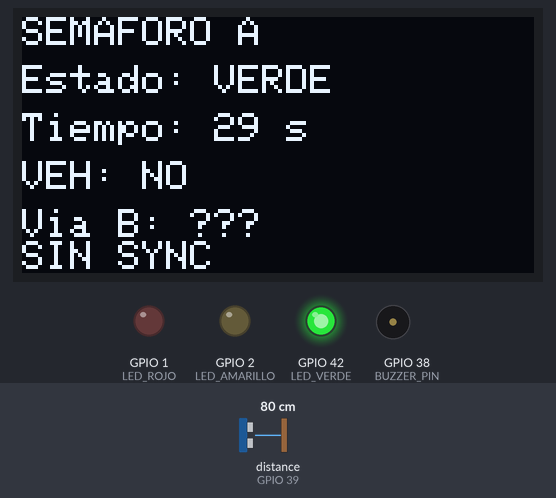
Bench run of a sketch on a simulated ESP32-S3. Parts: 128×64 one-colour display, output pins drawn as LEDs (lit = HIGH), buzzer (waves = sounding). Wiring (inferred from the names in the program): ultrasonic range finder: trigger GPIO 40; echo GPIO 39. The inputs (shaded band) are chosen by the test bench; at power-on: distance to the obstacle (sensor on GPIO 39) 80 cm. The echo pulse lasts 58.3 µs per cm; pins used as bus, display or sensor lines are not drawn; what the sketch prints to the serial monitor is not drawn.

Above: at 2.7 s.
2.8 s: distance to the obstacle (sensor on GPIO 39) set to 8 cm
5.0 s: distance to the obstacle (sensor on GPIO 39) set to 5 cm
At 6.1 s:
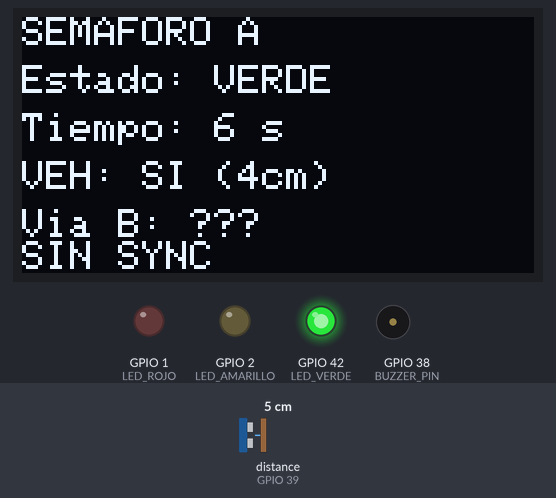
10.0 s: distance to the obstacle (sensor on GPIO 39) set to 18 cm
At 12.91 s:
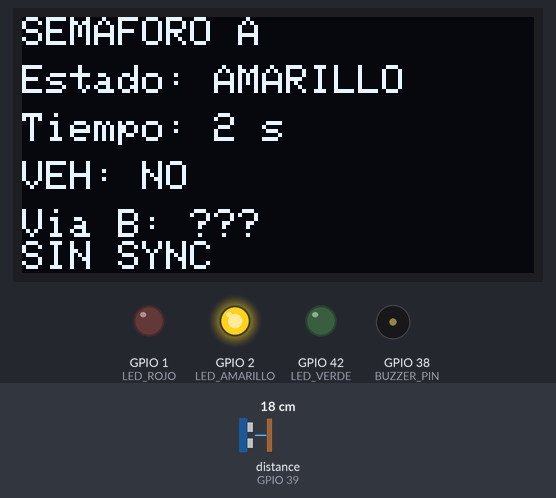
13.0 s: distance to the obstacle (sensor on GPIO 39) set to 2 cm
At 14.3 s:
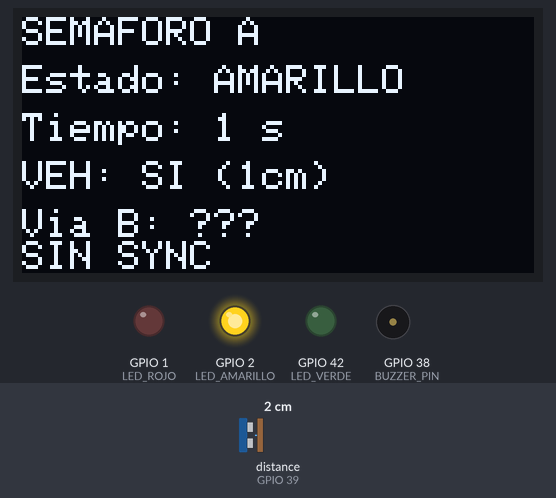
16.0 s: distance to the obstacle (sensor on GPIO 39) set to 9 cm
At 17.5 s:
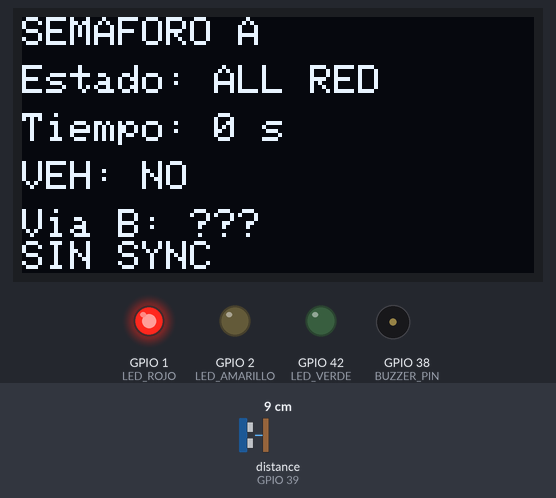
Timing chart, 0 to 19.0 s (numbered marks = the images above; inputs shaded):
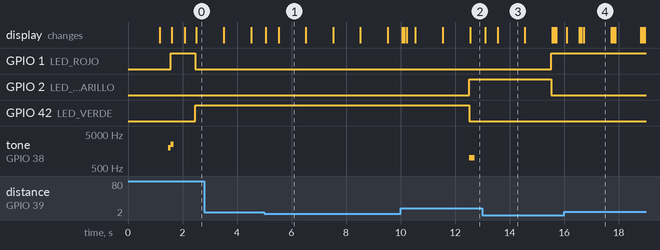

The sketch:

traffic_A.ino
```cpp
/*
 * SEMAFORO_A - Sistema de Control Semafórico Inteligente
 * ESP32-S3 con ESP-NOW, HC-SR04, OLED y LEDs
 * Universidad Militar Nueva Granada - Bluetooth y NOW
 *
 * Este código controla el SEMAFORO A en una intersección de dos vías.
 * Comunicación con SEMAFORO B mediante ESP-NOW para sincronización.
 *
 * HARDWARE:
 * - ESP32-S3
 * - 3 LEDs (Rojo, Amarillo, Verde) con resistencias 220Ω
 * - Sensor ultrasónico HC-SR04
 * - Pantalla OLED I2C 128x64 (SSD1306)
 * - Buzzer opcional
 *
 * LIBRERÍAS REQUERIDAS:
 * - Adafruit_SSD1306
 * - Adafruit_GFX
 * - esp_now.h (incluida en ESP32 core) la que tien la raya encima
 * com 26
 */

#include <WiFi.h>
#include <esp_now.h>
#include <Wire.h>
#include <Adafruit_GFX.h>
#include <Adafruit_SSD1306.h>

// ==================== CONFIGURACIÓN DE PINES ====================
// Pines disponibles: 1,2,42,40,39,38,37,36,35,48,47,21
#define LED_ROJO      1
#define LED_AMARILLO  2
#define LED_VERDE     42

#define TRIG_PIN      40
#define ECHO_PIN      39

#define BUZZER_PIN    38  // Opcional

#define OLED_SDA      21
#define OLED_SCL      47
#define SCREEN_WIDTH  128
#define SCREEN_HEIGHT 64
#define OLED_RESET    -1

// ==================== IDENTIFICACIÓN ====================
#define DEVICE_ID     1   // 1 = SEMAFORO_A, 2 = SEMAFORO_B

// MAC del peer (SEMAFORO_B) - MANUAL
uint8_t peerMAC[6] = {0x50, 0x78, 0x7D, 0x15, 0xB3, 0x84}  ; // MAC de ESP32-B

// ==================== PARÁMETROS DEL SISTEMA ====================
#define GREEN_NORMAL        10000  // 10 segundos en verde (modo prioridad)
#define GREEN_NO_CAR        30000  // 30 segundos en verde (sin carros)
#define YELLOW_DURATION     3000   // 3 segundos en amarillo
#define ALL_RED_DURATION    1000   // 1 segundo con ambos en rojo (seguridad)
#define MAX_GREEN           20000  // Máximo tiempo en verde (modo adaptativo)
#define EXTEND_STEP         3000   // Incremento por detección (3 s)

#define DETECTION_THRESHOLD_CM  5     // Distancia para detectar vehículo (cm)
#define DETECTION_PERSIST_MS    500   // Ventana de detección tras lectura válida
#define BROADCAST_INTERVAL      200   // Intervalo de envío ESP-NOW (ms)
#define PEER_TIMEOUT            2000  // Tiempo sin mensajes para modo seguro

// ==================== ESTADOS DEL SEMÁFORO ====================
enum TrafficState {
  STATE_ALL_RED = 0,
  STATE_GREEN = 1,
  STATE_YELLOW = 2,
  STATE_RED = 3,
  STATE_WAIT = 4
};

// ==================== ESTRUCTURA DE MENSAJE ESP-NOW ====================
struct __attribute__((packed)) TrafficMsg {
  uint8_t sender_id;      // ID del emisor (1 o 2)
  uint8_t seq;            // Contador de secuencia
  uint8_t state;          // Estado actual (0-4)
  uint8_t request;        // Solicitud de prioridad (0=no, 1=sí)
  uint16_t distance_cm;   // Distancia medida en cm
  uint32_t timestamp_ms;  // Tiempo local en ms
};

// ==================== VARIABLES GLOBALES ====================
Adafruit_SSD1306 display(SCREEN_WIDTH, SCREEN_HEIGHT, &Wire, OLED_RESET);

TrafficState currentState = STATE_ALL_RED;
TrafficState remoteState = STATE_ALL_RED;

unsigned long stateStartTime = 0;
unsigned long lastBroadcast = 0;
unsigned long lastRemoteMsg = 0;
unsigned long lastDetectionTime = 0;

uint16_t currentDistance = 9999;
bool vehicleDetected = false;
bool requestPriority = false;
bool remoteRequestPriority = false;
uint16_t remoteDistance = 9999;

uint8_t messageSeq = 0;
uint8_t remoteSeq = 0;

int greenDuration = GREEN_NORMAL;
int cycleCount = 0;
int priorityCount = 0;

// ==================== FUNCIONES DE LED ====================
void setLEDs(bool red, bool yellow, bool green) {
  digitalWrite(LED_ROJO, red ? HIGH : LOW);
  digitalWrite(LED_AMARILLO, yellow ? HIGH : LOW);
  digitalWrite(LED_VERDE, green ? HIGH : LOW);
}

void updateLEDsForState() {
  switch(currentState) {
    case STATE_ALL_RED:
      setLEDs(true, false, false);
      break;
    case STATE_GREEN:
      setLEDs(false, false, true);
      break;
    case STATE_YELLOW:
      setLEDs(false, true, false);
      break;
    case STATE_RED:
      setLEDs(true, false, false);
      break;
    case STATE_WAIT:
      setLEDs(true, false, false);
      break;
  }
}

// ==================== FUNCIONES DE SENSOR HC-SR04 ====================
uint16_t measureDistance() {
  digitalWrite(TRIG_PIN, LOW);
  delayMicroseconds(2);
  digitalWrite(TRIG_PIN, HIGH);
  delayMicroseconds(10);
  digitalWrite(TRIG_PIN, LOW);

  long duration = pulseIn(ECHO_PIN, HIGH, 30000); // Timeout 30ms
  if (duration == 0) return 9999; // Sin eco

  uint16_t distance = duration * 0.034 / 2;
  return distance;
}

void updateVehicleDetection() {
  currentDistance = measureDistance();

  // If any reading is within threshold, record the time of detection.
  if (currentDistance <= DETECTION_THRESHOLD_CM) {
    lastDetectionTime = millis();
  }

  // Consider vehicle detected for DETECTION_PERSIST_MS after the last detection reading.
  if (millis() - lastDetectionTime <= DETECTION_PERSIST_MS) {
    if (!vehicleDetected) {
      vehicleDetected = true;
      requestPriority = true;
    }
  } else {
    vehicleDetected = false;
    if (currentState != STATE_GREEN) {
      requestPriority = false;
    }
  }
}

// ==================== FUNCIONES DE PANTALLA OLED ====================
void updateDisplay() {
  display.clearDisplay();
  display.setTextSize(1);
  display.setTextColor(SSD1306_WHITE);

  // Título
  display.setCursor(0, 0);
  display.print("SEMAFORO A");

  // Estado actual
  display.setCursor(0, 12);
  display.print("Estado: ");
  switch(currentState) {
    case STATE_ALL_RED: display.print("ALL RED"); break;
    case STATE_GREEN:   display.print("VERDE"); break;
    case STATE_YELLOW:  display.print("AMARILLO"); break;
    case STATE_RED:     display.print("ROJO"); break;
    case STATE_WAIT:    display.print("ESPERA"); break;
  }

  // Tiempo restante
  unsigned long elapsed = millis() - stateStartTime;
  unsigned long remaining = 0;
  switch(currentState) {
    case STATE_GREEN:
      remaining = (greenDuration > elapsed) ? (greenDuration - elapsed) / 1000 : 0;
      break;
    case STATE_YELLOW:
      remaining = (YELLOW_DURATION > elapsed) ? (YELLOW_DURATION - elapsed) / 1000 : 0;
      break;
    case STATE_ALL_RED:
      remaining = (ALL_RED_DURATION > elapsed) ? (ALL_RED_DURATION - elapsed) / 1000 : 0;
      break;
  }
  display.setCursor(0, 24);
  display.print("Tiempo: ");
  display.print(remaining);
  display.print(" s");

  // Detección de vehículo
  display.setCursor(0, 36);
  if (vehicleDetected) {
    display.print("VEH: SI (");
    display.print(currentDistance);
    display.print("cm)");
  } else {
    display.print("VEH: NO");
  }

  // Estado remoto
  display.setCursor(0, 48);
  display.print("Via B: ");
  switch(remoteState) {
    case STATE_GREEN:   display.print("VERDE"); break;
    case STATE_YELLOW:  display.print("AMAR"); break;
    case STATE_RED:     display.print("ROJO"); break;
    default:            display.print("???"); break;
  }

  // Sincronización
  display.setCursor(0, 56);
  if (millis() - lastRemoteMsg > PEER_TIMEOUT) {
    display.print("SIN SYNC");
  } else if (requestPriority) {
    display.print("PRIO A");
  } else if (remoteRequestPriority) {
    display.print("PRIO B");
  } else {
    display.print("OK");
  }

  display.display();
}

// ==================== CALLBACKS ESP-NOW ====================
// Nueva firma de callback de envío (core ESP32 reciente)
void onDataSent(const wifi_tx_info_t *info, esp_now_send_status_t status) {
  // Callback de confirmación de envío
  if (status == ESP_NOW_SEND_SUCCESS) {
    // TX exitoso - silencioso para no saturar logs
  } else {
    Serial.print("Callback: Error en envío, status=");
    Serial.println(status);
  }
}

// Nueva firma de callback de recepción (core ESP32 reciente)
void onDataRecv(const esp_now_recv_info_t *recv_info, const uint8_t *incomingData, int len) {
  if (len != sizeof(TrafficMsg)) {
    Serial.println("Mensaje de tamaño incorrecto");
    return;
  }

  TrafficMsg msg;
  memcpy(&msg, incomingData, sizeof(msg));

  // Actualizar estado remoto
  remoteState = (TrafficState)msg.state;
  remoteRequestPriority = (msg.request == 1);
  remoteDistance = msg.distance_cm;
  remoteSeq = msg.seq;
  lastRemoteMsg = millis();

  Serial.print("RX de ESP ");
  Serial.print(msg.sender_id);
  Serial.print(": estado=");
  Serial.print(msg.state);
  Serial.print(", request=");
  Serial.print(msg.request);
  Serial.print(", dist=");
  Serial.println(msg.distance_cm);
}

// ==================== FUNCIONES ESP-NOW ====================
void initESPNow() {
  // Desconectar WiFi previo y limpiar configuración
  WiFi.disconnect(true);
  WiFi.mode(WIFI_OFF);
  delay(100);

  // Configurar WiFi en modo estación
  WiFi.mode(WIFI_STA);
  WiFi.setTxPower(WIFI_POWER_19_5dBm);  // Máxima potencia
  delay(100);

  Serial.print("MAC Address: ");
  Serial.println(WiFi.macAddress());

  // Desinicializar ESP-NOW si estaba activo
  esp_now_deinit();
  delay(100);

  // Inicializar ESP-NOW
  esp_err_t initResult = esp_now_init();
  if (initResult != ESP_OK) {
    Serial.print("Error inicializando ESP-NOW: 0x");
    Serial.println(initResult, HEX);
    return;
  }
  Serial.println("ESP-NOW inicializado OK");

  // Registrar callbacks
  esp_now_register_send_cb(onDataSent);
  esp_now_register_recv_cb(onDataRecv);

  // Verificar si el peer ya existe y eliminarlo
  if (esp_now_is_peer_exist(peerMAC)) {
    esp_now_del_peer(peerMAC);
    Serial.println("Peer anterior eliminado");
  }

  // Registrar peer
  esp_now_peer_info_t peerInfo;
  memset(&peerInfo, 0, sizeof(peerInfo));
  memcpy(peerInfo.peer_addr, peerMAC, 6);
  peerInfo.channel = 0;
  peerInfo.encrypt = false;
  peerInfo.ifidx = WIFI_IF_STA;

  esp_err_t addResult = esp_now_add_peer(&peerInfo);
  if (addResult != ESP_OK) {
    Serial.print("Error añadiendo peer: 0x");
    Serial.println(addResult, HEX);
  } else {
    Serial.println("Peer añadido correctamente");
    Serial.print("Peer MAC: ");
    for (int i = 0; i < 6; i++) {
      Serial.printf("%02X", peerMAC[i]);
      if (i < 5) Serial.print(":");
    }
    Serial.println();
  }
}

void broadcastState() {
  if (millis() - lastBroadcast < BROADCAST_INTERVAL) {
    return;
  }

  // Robust peer registration and send retry logic
  int sendAttempts = 0;
  const int maxSendAttempts = 2;
  esp_err_t result = ESP_FAIL;
  TrafficMsg msg;
  msg.sender_id = DEVICE_ID;
  msg.seq = messageSeq++;
  msg.state = (uint8_t)currentState;
  msg.request = requestPriority ? 1 : 0;
  msg.distance_cm = currentDistance;
  msg.timestamp_ms = millis();

  while (sendAttempts < maxSendAttempts) {
    // Ensure peer is registered
    if (!esp_now_is_peer_exist(peerMAC)) {
      Serial.println("[ESP-NOW] Peer not found, registering...");
      esp_now_peer_info_t peerInfo;
      memset(&peerInfo, 0, sizeof(peerInfo));
      memcpy(peerInfo.peer_addr, peerMAC, 6);
      peerInfo.channel = 0;
      peerInfo.encrypt = false;
      peerInfo.ifidx = WIFI_IF_STA;
      esp_err_t addResult = esp_now_add_peer(&peerInfo);
      if (addResult != ESP_OK && addResult != ESP_ERR_ESPNOW_EXIST) {
        Serial.print("[ESP-NOW] Failed to add peer: 0x");
        Serial.println(addResult, HEX);
        break;
      }
    }

    result = esp_now_send(peerMAC, (uint8_t *)&msg, sizeof(msg));
    if (result == ESP_OK) {
      break;
    } else if (result == ESP_ERR_ESPNOW_NOT_FOUND && sendAttempts == 0) {
      // Peer lost, try to re-register and retry once
      Serial.println("[ESP-NOW] Peer lost before send, retrying registration...");
      esp_now_del_peer(peerMAC);
      esp_now_peer_info_t peerInfo;
      memset(&peerInfo, 0, sizeof(peerInfo));
      memcpy(peerInfo.peer_addr, peerMAC, 6);
      peerInfo.channel = 0;
      peerInfo.encrypt = false;
      peerInfo.ifidx = WIFI_IF_STA;
      esp_now_add_peer(&peerInfo);
    } else {
      break;
    }
    sendAttempts++;
  }
  lastBroadcast = millis();

  if (result == ESP_OK) {
    Serial.print("TX: estado=");
    Serial.print(msg.state);
    Serial.print(", request=");
    Serial.print(msg.request);
    Serial.print(", dist=");
    Serial.println(msg.distance_cm);
  } else {
    Serial.print("Error TX ESP-NOW: 0x");
    Serial.println(result, HEX);
  }
}

// ==================== LÓGICA DE CONTROL ====================
bool canTransitionToGreen() {
  // Verificar que el otro semáforo no esté en verde
  if (remoteState == STATE_GREEN || remoteState == STATE_YELLOW) {
    return false;
  }

  // Si hay timeout de comunicación, ser conservador
  if (millis() - lastRemoteMsg > PEER_TIMEOUT) {
    Serial.println("Sin comunicación con peer - modo seguro");
    return false;
  }

  return true;
}

bool shouldGetPriority() {
  // Si ambos solicitan prioridad, decidir por distancia
  if (requestPriority && remoteRequestPriority) {
    if (currentDistance < remoteDistance - 10) {
      return true;  // Este carril tiene vehículo más cercano
    } else if (abs((int)currentDistance - (int)remoteDistance) < 10) {
      // Distancias similares, usar ID como desempate
      return DEVICE_ID < 2;
    } else {
      return false;
    }
  }

  // Si solo este lado solicita prioridad
  if (requestPriority && !remoteRequestPriority) {
    return true;
  }

  return false;
}

void updateStateMachine() {
  unsigned long elapsed = millis() - stateStartTime;

  static bool greenWasNoCar = false;
  static bool greenWasPriority = false;
  static bool remoteHadNoCar = false;

  switch(currentState) {
    case STATE_ALL_RED:
      if (elapsed >= ALL_RED_DURATION) {
        // SEGURIDAD CRÍTICA: Verificar PRIMERO que el otro NO esté en verde/amarillo
        if (remoteState == STATE_GREEN || remoteState == STATE_YELLOW) {
          Serial.println("[SEGURIDAD] Otro semáforo en verde/amarillo - manteniendo ALL_RED");
          break;  // NO hacer ninguna transición
        }

        bool shouldTakeGreen = false;
        bool shouldCede = false;

        // Determinar si debe pasar a verde o ceder
        if (requestPriority && !remoteRequestPriority) {
          // Solo A detecta carro -> A pasa a verde
          greenDuration = GREEN_NORMAL;
          greenWasNoCar = false;
          greenWasPriority = true;
          shouldTakeGreen = true;
          Serial.println("[DECISION] A detecta carro, B no -> A pasa a verde");
        } else if (!requestPriority && remoteRequestPriority) {
          // Solo B detecta carro -> A cede a B
          shouldCede = true;
          Serial.println("[DECISION] B detecta carro, A no -> A cede");
        } else if (requestPriority && remoteRequestPriority) {
          // Ambos detectan -> desempate por distancia/ID
          greenDuration = GREEN_NORMAL;
          greenWasNoCar = false;
          greenWasPriority = true;
          if (currentDistance < remoteDistance - 10) {
            shouldTakeGreen = true;
            Serial.println("[DECISION] Ambos detectan, A más cerca -> A pasa a verde");
          } else if (abs((int)currentDistance - (int)remoteDistance) < 10 && DEVICE_ID < 2) {
            shouldTakeGreen = true;
            Serial.println("[DECISION] Ambos detectan, distancia similar, A tiene ID menor -> A pasa a verde");
          } else {
            shouldCede = true;
            Serial.println("[DECISION] Ambos detectan, B gana desempate -> A cede");
          }
        } else {
          // Ninguno detecta -> alternancia por ciclo
          greenDuration = GREEN_NO_CAR;
          greenWasNoCar = true;
          greenWasPriority = false;
          if (cycleCount % 2 == 0) {
            shouldTakeGreen = true;
            Serial.println("[DECISION] Ninguno detecta, ciclo par -> A pasa a verde");
          } else {
            shouldCede = true;
            Serial.println("[DECISION] Ninguno detecta, ciclo impar -> A cede");
          }
        }

        // Ejecutar transición CON verificación de seguridad
        if (shouldTakeGreen) {
          // DOBLE VERIFICACIÓN antes de pasar a verde
          if (remoteState == STATE_RED || remoteState == STATE_ALL_RED) {
            currentState = STATE_GREEN;
            stateStartTime = millis();
            Serial.println("-> VERDE [CONFIRMADO SEGURO]");
          } else {
            Serial.println("[BLOQUEO SEGURIDAD] Otro NO está en rojo - NO pasar a verde");
            // Mantener ALL_RED y resetear timer para reintentar
            stateStartTime = millis();
          }
        } else if (shouldCede) {
          currentState = STATE_RED;
          stateStartTime = millis();
          Serial.println("-> ROJO (turno de B)");
        }
      }
      break;

    case STATE_GREEN:
      // CASO B/C: Si durante el verde "sin carros" aparece un carro en el otro semáforo, acortar a 10s
      if (greenWasNoCar && (remoteRequestPriority || vehicleDetected)) {
        unsigned long tiempoEnVerde = millis() - stateStartTime;
        if (tiempoEnVerde < GREEN_NORMAL) {
          greenDuration = GREEN_NORMAL;
          // Si ya pasaron más de 2s, solo quedan 10-tiempoEnVerde/1000
          Serial.println("[PRIORIDAD] Apareció carro, acortando verde a 10s desde aparición");
        }
        greenWasNoCar = false;
        greenWasPriority = true;
      }
      if (elapsed >= greenDuration) {
        currentState = STATE_YELLOW;
        stateStartTime = millis();
        Serial.println("-> AMARILLO");
        tone(BUZZER_PIN, 1000, 200);  // Beep opcional
      }
      break;

    case STATE_YELLOW:
      if (elapsed >= YELLOW_DURATION) {
        currentState = STATE_RED;
        stateStartTime = millis();
        requestPriority = false;  // Reset solicitud
        cycleCount++;
        Serial.println("-> ROJO");
      }
      break;

    case STATE_RED:
      if (remoteState == STATE_RED || remoteState == STATE_ALL_RED) {
        currentState = STATE_ALL_RED;
        stateStartTime = millis();
        Serial.println("-> ALL_RED (preparar cambio)");
      }
      break;

    case STATE_WAIT:
      break;
  }

  updateLEDsForState();
}

// ==================== SETUP ====================
void setup() {
  Serial.begin(115200);
  delay(1000);

  // Configurar pines
  pinMode(LED_ROJO, OUTPUT);
  pinMode(LED_AMARILLO, OUTPUT);
  pinMode(LED_VERDE, OUTPUT);
  pinMode(TRIG_PIN, OUTPUT);
  pinMode(ECHO_PIN, INPUT);
  pinMode(BUZZER_PIN, OUTPUT);

  setLEDs(false, false, false);

  WiFi.mode(WIFI_STA);
  delay(100);

  Serial.println("\n\n====================================");
  Serial.println("    SEMAFORO A - MAC MANUAL");
  Serial.println("====================================");
  Serial.print("MAC propia: ");
  Serial.println(WiFi.macAddress());
  Serial.print("MAC del peer (B): ");
  for (int i = 0; i < 6; i++) {
    Serial.printf("%02X", peerMAC[i]);
    if (i < 5) Serial.print(":");
  }
  Serial.println();

  // Inicializar OLED
  Wire.begin(OLED_SDA, OLED_SCL);
  if(!display.begin(SSD1306_SWITCHCAPVCC, 0x3C)) {
    Serial.println("Error inicializando OLED");
  } else {
    Serial.println("OLED OK");
    display.clearDisplay();
    display.setTextSize(1);
    display.setTextColor(SSD1306_WHITE);
    display.setCursor(0,0);
    display.println("SEMAFORO A");
    display.println("Iniciando...");
    display.display();
  }

  // Inicializar ESP-NOW
  initESPNow();

  // Estado inicial
  currentState = STATE_ALL_RED;
  stateStartTime = millis();

  Serial.println("=== Sistema listo ===");
  tone(BUZZER_PIN, 2000, 100);
  delay(100);
  tone(BUZZER_PIN, 2500, 100);
}

// ==================== LOOP ====================
void loop() {
  // Leer sensor
  updateVehicleDetection();

  // Actualizar máquina de estados
  updateStateMachine();

  // Transmitir estado por ESP-NOW
  broadcastState();

  // Actualizar pantalla
  updateDisplay();

  // Pequeño delay para estabilidad
  delay(50);
}
```

Measured:
- the behaviour switches between 7 and 6 cm on distance to the obstacle (sensor on GPIO 39) (found by bisection; images 0 and 1)
- after the input at 5.0 s, the display: first changes after 0.06 s (image 1 shows a later state)
- after the input at 13.0 s, the display: first changes after 0.10 s (image 3 shows a later state)
- what the display in image 3 shows lasts 1.0 s, from 13.6 s to 14.6 s
